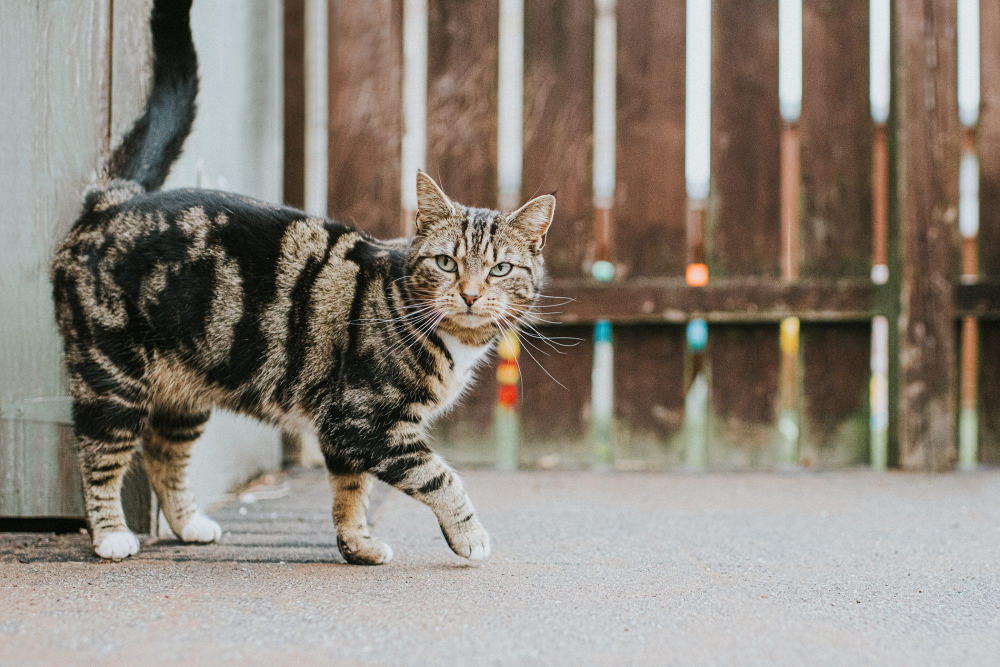
#> input picture dataset/train/cats/cat_10.jpg, 2000 x 1333 px (shown at 1/2 size); its folder holds only this picture in this run
$ python model.py
#> lines starting #> are read from the running program, lines starting #| are printed output that depends on the picture
import os
import cv2
import numpy as np
import matplotlib.pyplot as plt

def sigmoid(x):
    x = np.clip(x, -500, 500)
    return 1 / (1 + np.exp(-x))

def sigmoid_derivative(x):
    return x * (1 - x)

class ConvLayer:
    def __init__(self, num_filters, filter_size, num_channels=3, l2_lambda=0.1):
        self.num_filters = num_filters
        self.filter_size = filter_size
        self.num_channels = num_channels
        self.filters = np.random.randn(num_filters, filter_size, filter_size, num_channels) * 0.1
        self.l2_lambda = l2_lambda

    def iterate_regions(self, image):
        h, w, _ = image.shape
        for i in range(h - self.filter_size + 1):
            for j in range(w - self.filter_size + 1):
                im_region = image[i:(i + self.filter_size), j:(j + self.filter_size)]
                yield im_region, i, j

    def forward(self, input):
        self.last_input = input
        h, w, _ = input.shape
        output = np.zeros((h - self.filter_size + 1, w - self.filter_size + 1, self.num_filters))

        for im_region, i, j in self.iterate_regions(input):
            for f in range(self.num_filters):
                output[i, j, f] = np.sum(im_region * self.filters[f])

        return output

    def backward(self, d_L_d_out, learn_rate):
        d_L_d_filters = np.zeros(self.filters.shape)

        for im_region, i, j in self.iterate_regions(self.last_input):
            for f in range(self.num_filters):
                d_L_d_filters[f] += d_L_d_out[i, j, f] * im_region

        self.filters = (1 - learn_rate * self.l2_lambda) * self.filters - learn_rate * d_L_d_filters
        return d_L_d_out

class MaxPool2:
    def iterate_regions(self, image):
        h, w, _ = image.shape
        new_h = h // 2
        new_w = w // 2

        for i in range(new_h):
            for j in range(new_w):
                im_region = image[(i * 2):(i * 2 + 2), (j * 2):(j * 2 + 2)]
                yield im_region, i, j

    def forward(self, input):
        self.last_input = input
        h, w, num_filters = input.shape
        output = np.zeros((h // 2, w // 2, num_filters))

        for im_region, i, j in self.iterate_regions(input):
            output[i, j] = np.amax(im_region, axis=(0, 1))

        return output

    def backward(self, d_L_d_out):
        d_L_d_input = np.zeros(self.last_input.shape)

        for im_region, i, j in self.iterate_regions(self.last_input):
            h, w, f = im_region.shape
            for i2 in range(h):
                for j2 in range(w):
                    for f2 in range(f):
                        if im_region[i2, j2, f2] == np.amax(im_region):
                            d_L_d_input[i * 2 + i2, j * 2 + j2, f2] = d_L_d_out[i, j, f2]

        return d_L_d_input

class FCLayer:
    def __init__(self, input_len, output_len, l2_lambda=0.1):
        self.weights = np.random.randn(input_len, output_len) * 0.1
        self.biases = np.zeros(output_len)
        self.l2_lambda = l2_lambda

    def forward(self, input):
        self.last_input_shape = input.shape
        input = input.flatten()
        self.last_input = input
        input = input.reshape((1, -1))
        return np.dot(input, self.weights) + self.biases

    def backward(self, d_L_d_out, learn_rate):
        d_L_d_weights = np.dot(self.last_input.reshape(-1, 1), d_L_d_out)
        d_L_d_biases = d_L_d_out.mean(axis=0)
        d_L_d_input = np.dot(d_L_d_out, self.weights.T)

        self.weights = (1 - learn_rate * self.l2_lambda) * self.weights - learn_rate * d_L_d_weights
        self.biases -= learn_rate * d_L_d_biases

        return d_L_d_input.reshape(self.last_input_shape)

class CNN:
    def __init__(self, num_classes=2, l2_lambda=0.1):
        self.conv = ConvLayer(8, 3, 3, l2_lambda)
        self.pool = MaxPool2()
        self.fc = FCLayer(13 * 13 * 8, num_classes, l2_lambda)

    def forward(self, image):
        output = self.conv.forward((image / 255.0) - 0.5)
        output = self.pool.forward(output)
        output = self.fc.forward(output)
        output = sigmoid(output)
        return output

    def train(self, X, Y, epochs=1, learn_rate=0.01, validation_data=None):
        train_losses = []
        val_losses = []
        val_accuracies = []

        for epoch in range(epochs):
            total_loss = 0
            for i in range(len(X)):
                out = self.forward(X[i])
                loss = np.mean(np.square(out - Y[i]))
                total_loss += loss

                # Backpropagation
                d_loss = 2 * (out - Y[i])
                d_loss = self.fc.backward(d_loss, learn_rate)
                d_loss = self.pool.backward(d_loss)
                d_loss = self.conv.backward(d_loss, learn_rate)

            train_loss = total_loss / len(X)
            train_losses.append(train_loss)

            if validation_data:
                val_images, val_labels = validation_data
                val_loss, val_acc = self.evaluate(val_images, val_labels)
                val_losses.append(val_loss)
                val_accuracies.append(val_acc)

                print(f"Epoch {epoch + 1}/{epochs}, Loss: {round(train_loss, 2)}, Val Loss: {round(val_loss, 2)}, Val Acc: {round(val_acc, 2)}")
            else:
                print(f"Epoch {epoch + 1}/{epochs}, Loss: {round(train_loss, 2)}")

        plt.plot(range(1, epochs + 1), train_losses, label='Training Loss')
        if validation_data:
            plt.plot(range(1, epochs + 1), val_losses, label='Validation Loss')
            plt.legend()
        plt.xlabel('Epochs')
        plt.ylabel('Loss')
        plt.title('Training and Validation Loss')
        plt.savefig('training_plot.png')

    def evaluate(self, X, Y):
        total_loss = 0
        correct = 0
        for i in range(len(X)):
            out = self.forward(X[i])
            total_loss += np.mean(np.square(Y[i] - out))
            if np.argmax(out) == Y[i]:
                correct += 1
        return total_loss / len(X), correct / len(X)

    def predict(self, X):
        predictions = []
        for i in range(len(X)):
            out = self.forward(X[i])
            predictions.append(np.argmax(out))
        return predictions

    def generate(self, X):
        out = self.forward(X)
        return np.argmax(out)

# Load dataset
dataset_dir = 'dataset/train'
dataset_test_dir = 'dataset/test'
classes = ['cats', 'dogs']
train_images = []
train_labels = []
test_images = []
test_labels = []

# Load training images
for class_idx, class_name in enumerate(classes):
    class_dir = os.path.join(dataset_dir, class_name)
    for filename in os.listdir(class_dir):
        image_path = os.path.join(class_dir, filename)
        image = cv2.imread(image_path)
#> image is the input picture: shape (1333, 2000, 3); mean B, G, R 121, 131.1, 139.9
        resized_image = cv2.resize(image, (28, 28))
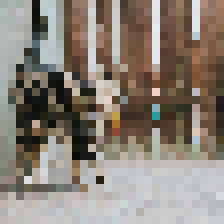
#> resized_image: shape (28, 28, 3) (shown 8 times larger); mean B, G, R 119.5, 129.5, 138.4
        train_images.append(resized_image)
        train_labels.append(class_idx)
#> pass 2 of the loop `for class_idx, class_name in enumerate(classes):`:
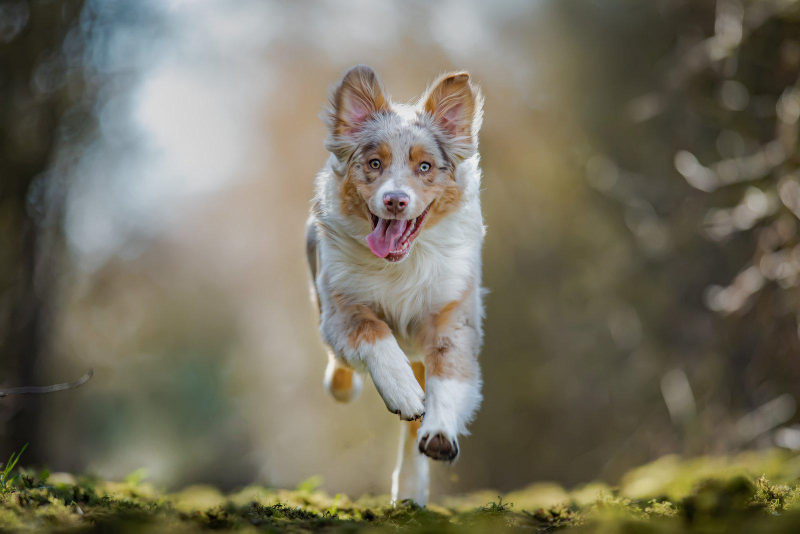
#> input picture dataset/train/dogs/dog_0.jpg, 1600 x 1067 px (shown at 1/2 size)
#> image is the input picture: shape (1067, 1600, 3); mean B, G, R 95.7, 112.6, 117.3
#> `resized_image = cv2.resize(image, (28, 28))`:
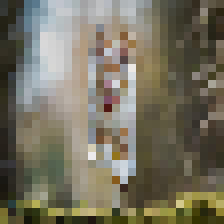
#> resized_image: shape (28, 28, 3) (shown 8 times larger); mean B, G, R 96.2, 113.1, 117.8

train_images = np.array(train_images)
train_labels = np.array(train_labels)

# Load test images
for class_idx, class_name in enumerate(classes):
    class_dir = os.path.join(dataset_test_dir, class_name)
    for filename in os.listdir(class_dir):
        image_path = os.path.join(class_dir, filename)
        image = cv2.imread(image_path)
        resized_image = cv2.resize(image, (28, 28))
        test_images.append(resized_image)
        test_labels.append(class_idx)
#> pass 2 of the loop `for class_idx, class_name in enumerate(classes):`:

test_images = np.array(test_images)
test_labels = np.array(test_labels)

# Create and train CNN
cnn = CNN()

cnn.train(train_images, train_labels, epochs=5, learn_rate=0.01, validation_data=(test_images, test_labels))
#> the loop in train, `for epoch in range(epochs):` made 5 passes
#> (train_loss, val_loss) on passes 1 to 5: (0.23, 0.153), (0.152, 0.103), (0.103, 0.071), (0.0707, 0.0499), (0.0495, 0.0356)
#| Epoch 1/5, Loss: 0.23, Val Loss: 0.15, Val Acc: 0.5
#| Epoch 2/5, Loss: 0.15, Val Loss: 0.1, Val Acc: 0.5
#| Epoch 3/5, Loss: 0.1, Val Loss: 0.07, Val Acc: 0.5
#| Epoch 4/5, Loss: 0.07, Val Loss: 0.05, Val Acc: 0.5
#| Epoch 5/5, Loss: 0.05, Val Loss: 0.04, Val Acc: 0.5
#> pass 1, in forward (call 2), `self.last_input = input`:
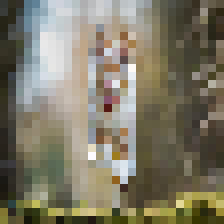
#> self.last_input: shape (28, 28, 3) float64 (shown 8 times larger); mean of channels 0, 1, 2 -0.123, -0.0564, -0.0381; drawn with min black and max white
#> after the loop in train, `for epoch in range(epochs):`: train_losses = [0.23, 0.152, 0.103, 0.0707, 0.0495]; val_accuracies = [0.5, 0.5, 0.5, 0.5, 0.5]; val_losses = [0.153, 0.103, 0.071, 0.0499, 0.0356]
#> in train, `plt.savefig('training_plot.png')`:
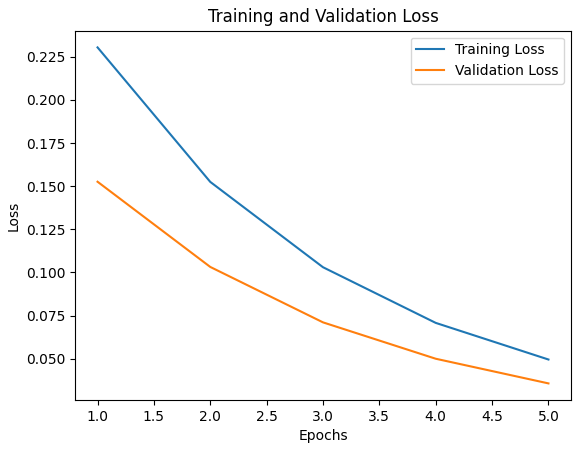
#> figure drawn by matplotlib, 1 panel
test_loss, test_acc = cnn.evaluate(test_images, test_labels)
#> test_loss = 0.0356; test_acc = 0.5
print('Test accuracy:', round(test_acc, 2))
#| Test accuracy: 0.5

# Example: Predicting a single image
input_image = cv2.imread('dog.jpg')
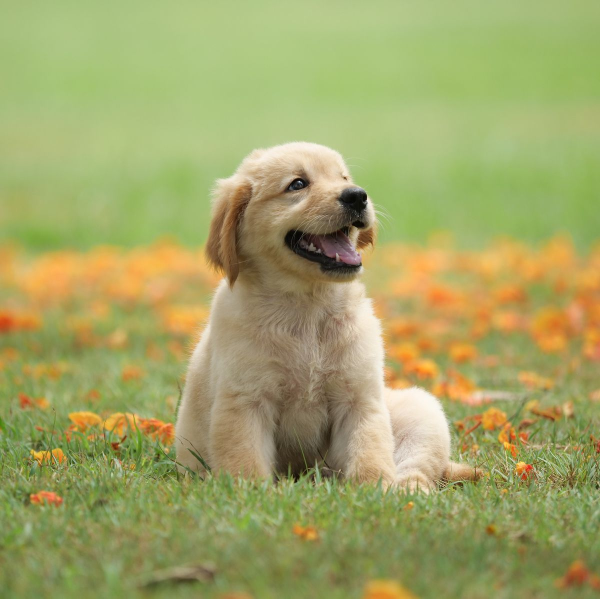
#> input picture dog.jpg, 1200 x 1197 px (shown at 1/2 size)
#> input_image is the input picture: shape (1197, 1200, 3); mean B, G, R 102.4, 164.3, 161.9
X = cv2.resize(input_image, (28, 28))
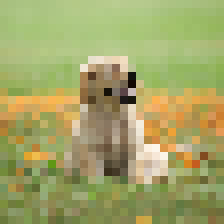
#> X: shape (28, 28, 3) (shown 8 times larger); mean B, G, R 102.6, 164.6, 162.4
prediction = cnn.generate(X)
#> in generate, `out = self.forward(X)`: out = [[0.735, 0.606]]
#> prediction = 0
predicted_animal = 'dog' if prediction == 1 else 'cat'
#> predicted_animal = 'cat'
print("Predicted animal:", predicted_animal)
#| Predicted animal: cat
